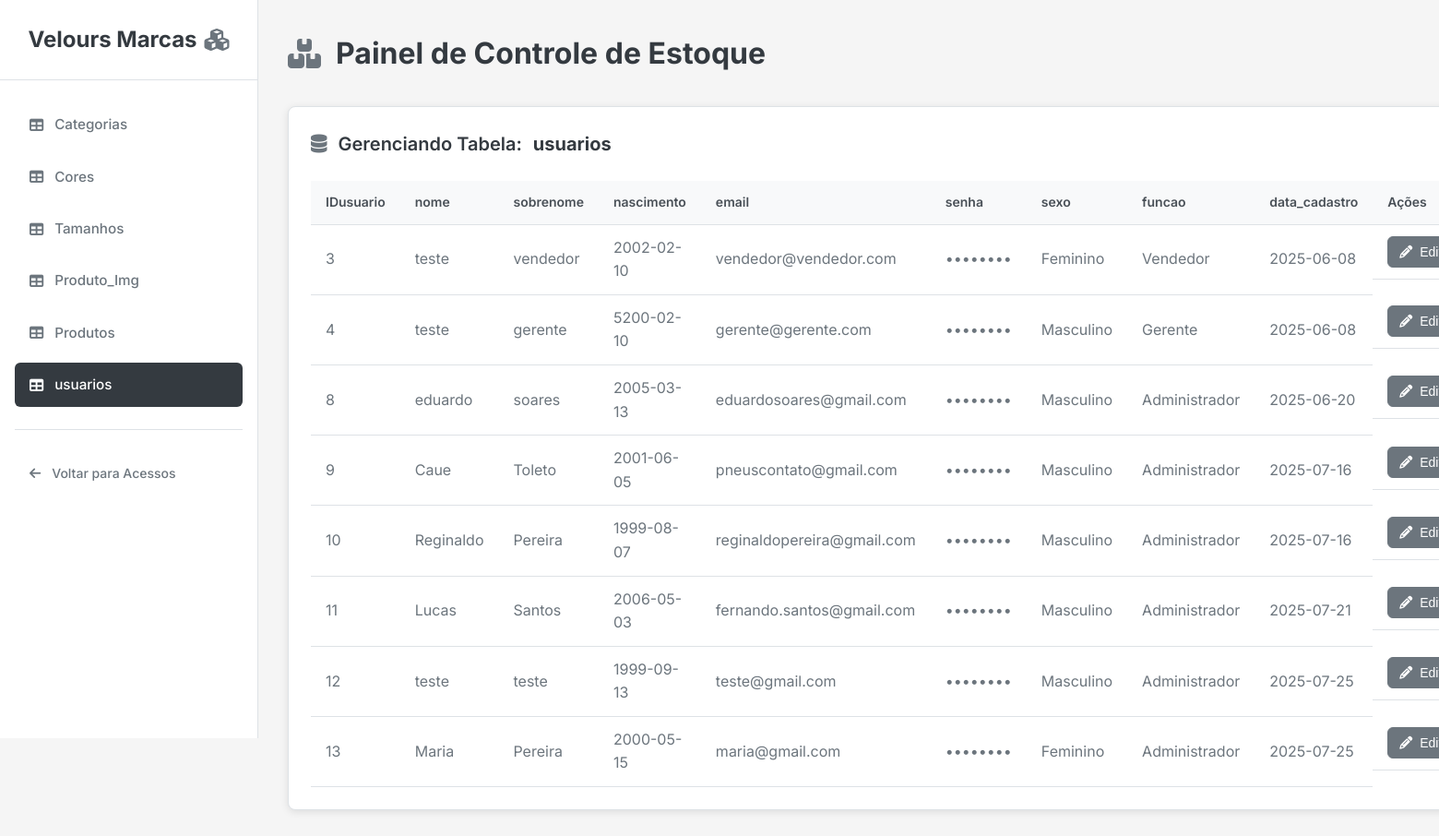
Page /public/estoque/estoque.php?tabela_selecionada=usuarios on the committed database.
### tables this page shows
CREATE TABLE usuarios (
IDusuario INTEGER PRIMARY KEY AUTOINCREMENT,
nome TEXT NOT NULL,
sobrenome TEXT NOT NULL,
nascimento DATE NOT NULL,
email TEXT UNIQUE NOT NULL,
senha TEXT NOT NULL,
sexo TEXT NOT NULL,
 funcao TEXT CHECK(funcao IN ('Administrador', 'Vendedor', 'Gerente'))NOT NULL,
data_cadastro DATE DEFAULT CURRENT_DATE
);

### public/estoque/estoque.php (the view, shortened to what this page needs)
<?php
require_once '../conexao/conexao.php';
try {
    $tabelasQuery = $conexao->query("SELECT name FROM sqlite_master WHERE type = 'table' AND name NOT LIKE 'sqlite_%'");
    $todas_tabelas = $tabelasQuery->fetchAll(PDO::FETCH_COLUMN);
    $tabela_selecionada = null;
    $dados_tabela = [];
    $colunas_tabela = [];
    $coluna_id_pk = null;
    if (isset($_GET['tabela_selecionada']) && in_array($_GET['tabela_selecionada'], $todas_tabelas)) {
        $tabela_selecionada = $_GET['tabela_selecionada'];
    } elseif (!empty($todas_tabelas)) {
        $tabela_selecionada = $todas_tabelas[0];
    }
    if ($tabela_selecionada) {
        $dataQuery = $conexao->query("SELECT * FROM `$tabela_selecionada`");
        $dados_tabela = $dataQuery->fetchAll(PDO::FETCH_ASSOC);
        if (!empty($dados_tabela)) {
            $colunas_tabela = array_keys($dados_tabela[0]);
            $pkQuery = $conexao->query("PRAGMA table_info(`$tabela_selecionada`)");
            $table_info = $pkQuery->fetchAll(PDO::FETCH_ASSOC);
            foreach ($table_info as $column_info) {
                if ($column_info['pk'] > 0) {
                    $coluna_id_pk = $column_info['name'];
                    break;
                }
            }
        }
    }
} catch (PDOException $e) {
    die("Erro ao acessar o banco de dados: " . $e->getMessage());
}
?>
<!DOCTYPE html>
<html lang="pt-BR">
<head>
    <link rel="stylesheet" href="admin_styles.css">
    <link rel="stylesheet" href="https://cdnjs.cloudflare.com/ajax/libs/font-awesome/6.5.2/css/all.min.css">
</head>
<body>
<div class="admin-wrapper">
    <aside class="sidebar">
        <div class="sidebar-header">
            <h2>
                Velours Marcas
                <i class="fas fa-cubes icon"></i>
            </h2>
        </div>
        <nav class="sidebar-nav">
            <?php foreach ($todas_tabelas as $tabela_nav): ?>
                <a href="?tabela_selecionada=<?= urlencode($tabela_nav) ?>"
                   class="<?= ($tabela_nav === $tabela_selecionada) ? 'active' : '' ?>">
                    <i class="fas fa-table"></i>
                    <?= htmlspecialchars($tabela_nav) ?>
                </a>
            <?php endforeach; ?>
            <hr>
            <a href="../pag_acessos/acesso.html" class="back-link">
                <i class="fa-solid fa-arrow-left"></i>
                Voltar para Acessos
            </a>
        </nav>
    </aside>
    <main class="main-content">
        <header class="main-header">
            <h1>
                <i class="fas fa-boxes icon"></i>
                Painel de Controle de Estoque
            </h1>
        </header>
        <?php if ($tabela_selecionada): ?>
            <div class="content-card">
                <h2 class="table-title">
                    <i class="fas fa-database icon"></i>
                    Gerenciando Tabela: <strong><?= htmlspecialchars($tabela_selecionada) ?></strong>
                </h2>
                <?php if (!empty($dados_tabela) && !empty($colunas_tabela) && $coluna_id_pk): ?>
                    <div class="table-responsive">
                        <table class="data-table">
                            <thead>
                                <tr>
                                    <?php foreach ($colunas_tabela as $coluna): ?>
                                        <th><?= htmlspecialchars($coluna) ?></th>
                                    <?php endforeach; ?>
                                    <th>Ações</th>
                                </tr>
                            </thead>
                            <tbody id="dados-tabela">
                                <?php foreach ($dados_tabela as $linha): ?>
                                    <tr>
                                        <?php foreach ($linha as $coluna => $celula): ?>
                                        <?php
                                            $keywords_senha = ['senha', 'password', 'pass', 'pwd'];
                                            $is_coluna_senha = false;
                                            foreach ($keywords_senha as $keyword) {
                                                if (stripos($coluna, $keyword) !== false) {
                                                    $is_coluna_senha = true;
                                                    break;
                                                }
                                            }
                                        ?>
                                        <td>
                                            <?= $is_coluna_senha ? '••••••••' : htmlspecialchars($celula ?? 'N/A') ?>
                                        </td>
                                        <?php endforeach; ?>
                                        <td class="actions">
                                            <button class="btn-editar btn-abrir-modal"
                                                    data-id="<?= htmlspecialchars($linha[$coluna_id_pk]) ?>"
                                                    data-tabela="<?= htmlspecialchars($tabela_selecionada) ?>"
                                                    data-coluna-pk="<?= htmlspecialchars($coluna_id_pk) ?>">
                                                <i class="fa-solid fa-pencil"></i> Editar
                                            </button>
                                        </td>
                                    </tr>
                                <?php endforeach; ?>
                            </tbody>
                        </table>
                    </div>
                <?php endif; ?>
            </div>
        <?php endif; ?>
    </main>
</div>
</body>
</html>

### public/estoque/admin_styles.css (style rules this page uses)
* { margin: 0; padding: 0; box-sizing: border-box; }
body { font-family: "Inter", -apple-system, BlinkMacSystemFont, sans-serif; background-color: #f5f5f5; color: #343a40; line-height: 1.6; min-height: 100vh; }
.admin-wrapper { display: grid; grid-template-columns: 280px 1fr; min-height: 100vh; }
.sidebar { background-color: #ffffff; border-right: 1px solid #dee2e6; padding: 1.5rem 0; position: sticky; top: 0; height: 100vh; overflow-y: auto; }
.sidebar-header { padding: 0 1.5rem 1.5rem; text-align: center; border-bottom: 1px solid #dee2e6; margin-bottom: 1.5rem; }
.sidebar-header h2 { font-size: 1.5rem; font-weight: 700; color: #343a40; display: flex; align-items: center; justify-content: center; gap: 0.5rem; }
.sidebar-header .icon { color: #6c757d; font-size: 1.5rem; }
.sidebar-nav { padding: 0 1rem; }
.sidebar-nav a { display: flex; align-items: center; gap: 0.75rem; padding: 0.75rem 1rem; margin-bottom: 0.5rem; color: #6c757d; text-decoration: none; border-radius: 6px; font-family: 'Arial' sans-serif; font-weight: 500; font-size: 0.95rem; transition: all 0.2s ease; }
.sidebar-nav a.active { background-color: #343a40; color: #ffffff; }
.sidebar-nav hr { border: none; height: 1px; background-color: #dee2e6; margin: 1.5rem 0; }
.back-link { color: #6c757d !important; font-size: 0.875rem !important; }
.main-content { padding: 2rem; }
.main-header { margin-bottom: 2rem; }
.main-header h1 { font-size: 2rem; font-weight: 700; color: #343a40; display: flex; align-items: center; gap: 1rem; }
.main-header .icon { color: #6c757d; font-size: 2rem; }
.content-card { background-color: #ffffff; border-radius: 8px; padding: 1.5rem; box-shadow: 0 2px 8px rgba(0, 0, 0, 0.1); border: 1px solid #dee2e6; margin-bottom: 2rem; }
.table-title { font-size: 1.25rem; font-weight: 600; color: #343a40; margin-bottom: 1.5rem; display: flex; align-items: center; gap: 0.75rem; }
.table-title .icon { color: #6c757d; font-size: 1.25rem; }
.table-responsive { overflow-x: auto; }
.data-table { width: 100%; border-collapse: collapse; }
.data-table th { background-color: #f8f9fa; color: #495057; padding: 0.75rem 1rem; text-align: left; font-weight: 600; font-size: 0.875rem; border-bottom: 1px solid #dee2e6; }
.data-table td { padding: 0.75rem 1rem; color: #6c757d; border-bottom: 1px solid #dee2e6; transition: background-color 0.2s ease; }
.actions { display: flex; gap: 0.5rem; align-items: center; }
.btn-editar, .btn-excluir { display: inline-flex; align-items: center; gap: 0.5rem; padding: 0.5rem 0.75rem; border: none; border-radius: 6px; color: #ffffff; cursor: pointer; font-size: 0.875rem; font-weight: 500; text-decoration: none; transition: all 0.2s ease; }
.btn-editar { background-color: #6c757d; border: 1px solid #6c757d; }
.content-card { animation: fadeInUp 0.6s ease-out; }
.data-table tbody tr { animation: fadeInUp 0.4s ease-out; animation-fill-mode: both; }
.data-table tbody tr:nth-child(1) { animation-delay: 0.1s; }
.data-table tbody tr:nth-child(2) { animation-delay: 0.15s; }
.data-table tbody tr:nth-child(3) { animation-delay: 0.2s; }
.data-table tbody tr:nth-child(4) { animation-delay: 0.25s; }
.data-table tbody tr:nth-child(5) { animation-delay: 0.3s; }

### rows in the picture
usuarios: IDusuario "3", nome "teste", sobrenome "vendedor", nascimento "2002-02-10", email "vendedor@vendedor.com", sexo "Feminino", funcao "Vendedor", data_cadastro "2025-06-08"
usuarios: IDusuario "4", nome "teste", sobrenome "gerente", nascimento "5200-02-10", email "gerente@gerente.com", sexo "Masculino", funcao "Gerente", data_cadastro "2025-06-08"
usuarios: IDusuario "8", nome "eduardo", sobrenome "soares", nascimento "2005-03-13", email "eduardosoares@gmail.com", sexo "Masculino", funcao "Administrador", data_cadastro "2025-06-20"
usuarios: IDusuario "9", nome "Caue", sobrenome "Toleto", nascimento "2001-06-05", email "pneuscontato@gmail.com", sexo "Masculino", funcao "Administrador", data_cadastro "2025-07-16"
usuarios: IDusuario "10", nome "Reginaldo", sobrenome "Pereira", nascimento "1999-08-07", email "reginaldopereira@gmail.com", sexo "Masculino", funcao "Administrador", data_cadastro "2025-07-16"
usuarios: IDusuario "11", nome "Lucas", sobrenome "Santos", nascimento "2006-05-03", email "fernando.santos@gmail.com", sexo "Masculino", funcao "Administrador", data_cadastro "2025-07-21"
usuarios: IDusuario "12", nome "teste", sobrenome "teste", nascimento "1999-09-13", email "teste@gmail.com", sexo "Masculino", funcao "Administrador", data_cadastro "2025-07-25"
usuarios: IDusuario "13", nome "Maria", sobrenome "Pereira", nascimento "2000-05-15", email "maria@gmail.com", sexo "Feminino", funcao "Administrador", data_cadastro "2025-07-25"

### other values in the picture
$tabela_nav "Categorias"
$tabela_nav "Cores"
$tabela_nav "Tamanhos"
$tabela_nav "Produto_Img"
$tabela_nav "Produtos"
$tabela_nav "usuarios"
$tabela_selecionada "usuarios"
$coluna "IDusuario"
$coluna "nome"
$coluna "sobrenome"
$coluna "nascimento"
$coluna "email"
$coluna "senha"
$coluna "sexo"
$coluna "funcao"
